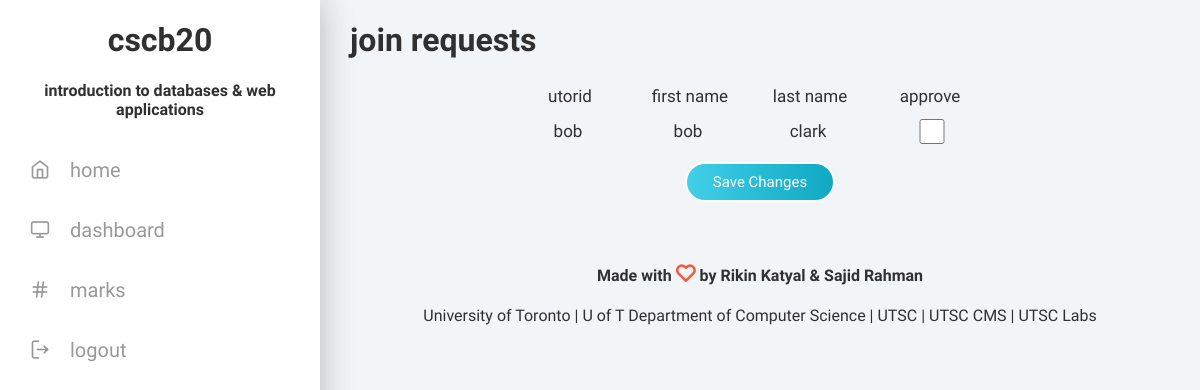
Page /dashboard/instructor/requests/index.php (signed in) on the committed database.
### tables this page shows
create table Students
(verified boolean not null,
utorid varchar(25) not null primary key,
pass char(64) not null,
firstName varchar(255) not null,
lastName varchar(255) not null,
studentNumber varchar(25) not null,
instructorId varchar(255) not null,
practical float,
quiz1 float,
quiz2 float,
quiz3 float,
a1 float,
a2 float,
a3 float,
final float,
midterm float,
authToken varchar(255)
);

### src/dashboard/instructor/requests/index.php (the view, shortened to what this page needs)
<?php
  include("../../../auth/config.php");
?>
<html lang="en">
<head>
    <link rel="stylesheet" type="text/css" href="../../../../css/feather.css">
    <link rel="stylesheet" type="text/css" href="../../../../css/index.css">
</head>
<body>
  <div id="container">
      <div id="sidebar">
          <h1>cscb20</h1>
          <h4>introduction to databases & web applications</h4>
          <nav>
            <a href="../../../../">
              <div class="nav-item">
                <h2><i class="feather icon-home"></i>home</h2>
              </div>
            </a>
            <a href="../../">
              <div class="nav-item">
                <h2><i class="feather icon-monitor"></i>dashboard</h2>
              </div>
            </a>
            <a href="../marks/">
              <div class="nav-item">
                <h2><i class="feather icon-hash"></i>marks</h2>
              </div>
            </a>
            <a href="../../../../auth/logout/">
              <div class="nav-item">
                <h2><i class="feather icon-log-out"></i>logout</h2>
              </div>
            </a>
          </nav>
        </div>
    <div id="content">
      <h1>join requests</h1>
      <form action="" method="post">
        <div class="mark">
          <h3>UTORid</h3>
          <h3>First Name</h3>
          <h3>Last Name</h3>
          <h3>Approve</h3>
        </div>
        <?php
          $sql = "select * from Students where verified = 0 and instructorId = '".$_SESSION['utorid']."'";
          $result = mysqli_query($db, $sql);
          while ($row = mysqli_fetch_array($result, MYSQLI_ASSOC)) {
            echo "
            <div class='mark'>
              <h3>".$row['utorid']."</h3>
              <h3>".$row['firstName']."</h3>
              <h3>".$row['lastName']."</h3>
              <input type='checkbox' name='approval[]' value='".$row['utorid']."'>
            </div>
            ";
          }
        ?>
        <button>Save Changes</button>
      </form>
      <footer>
        <p><b>Made with <i class="feather icon-heart"></i> by Rikin Katyal & Sajid Rahman</b></p>
        <p><a href="https://www.utoronto.ca/" target="_">University of Toronto</a> | <a href="http://web.cs.toronto.edu/" target="_">U of T Department of Computer Science</a> | <a href="http://www.utsc.utoronto.ca/home/" target="_">UTSC</a> | <a href="https://www.utsc.utoronto.ca/cms/computer-science-mathematics-statistics" target="_">UTSC CMS</a> | <a href="http://www.utsc.utoronto.ca/labs/"> UTSC Labs</a></p>
      </footer>
    </div>
  </div>
</body>
</html>

### src/css/feather.css (style rules this page uses)
.feather { font-family:"feather" !important; font-size:16px; font-style:normal; -webkit-font-smoothing: antialiased; -moz-osx-font-smoothing: grayscale; }
.icon-heart:before { content: "\e879"; }
.icon-home:before { content: "\e87a"; }
.icon-log-out:before { content: "\e888"; }
.icon-monitor:before { content: "\e899"; }
.icon-hash:before { content: "\e8fd"; }

### src/css/index.css (style rules this page uses)
html, body { width: 100%; height: 100%; font-weight: 400; font-family: Varela Round; margin: 0; color: #303030; background-color: #F2F5F8; }
#container { width: 100%; display: flex; flex-direction: row; }
#sidebar { height: 100%; width: 320px; background: #FFFFFF; position: fixed; margin: 0; box-shadow: 1px 0px 30px rgba(50, 50, 50, 0.3); overflow-y: auto; }
#content { height: 100%; width: 100%; margin-left: 320px; padding: 0 30px; }
h1 { font-weight: 700; }
h2 { font-size: 20px; font-weight: 700; margin: 0; text-transform: lowercase; }
h3 { font-size: 17px; font-weight: 400; margin: 0; text-transform: lowercase; }
h4 { text-align: center; }
p { line-height: 24px; }
a { color: #303030; text-decoration: none; display: inline-block }
button { width: 150px; height: 40px; margin: 10px 0; background: #43cfe8; background: -moz-linear-gradient(left, #43cfe8 0%, #2bbfd9 41%, #11a8c2 100%); background: -webkit-gradient(left top, right top, color-stop(0%, #43cfe8), color-stop(41%, #2bbfd9), color-stop(100%, #11a8c2)); background: -webkit-linear-gradient(left, #43cfe8 0%, #2bbfd9 41%, #11a8c2 100%); background: -o-linear-gradient(left, #43cfe8 0%, #2bbfd9 41%, #11a8c2 100%); background: -ms-linear-gradient(left, #43cfe8 0%, #2bbfd9 41%, #11a8c2 100%); background: linear-gradient(to right, #43cfe8 0%, #2bbfd9 41%, #11a8c2 100%); border: 2px solid #FFFFFF; color: #FFFFFF; border-radius: 40px; outline: none; cursor: pointer; font-size: 15px; font-weight: 400; font-family: Varela Round; -webkit-transition: box-shadow 0.3s ease; -moz-transition: box-shadow 0.3s ease; -ms-transition: box-shadow 0.3s ease; -o-transition: box-shadow 0.3s ease; transition: box-shadow 0.3s ease; }
form { display: flex; flex-direction: column; justify-content: center; align-items: center; }
.feather { font-size: 20px; margin-right: 20px; }
#sidebar h1 { text-align: center; }
nav a { text-decoration: none !important; display: block; }
nav h2 { font-weight: 400; }
.nav-item { width: 100%; height: 60px; display: flex; flex-direction: row; align-content: center; justify-content: flex-start; cursor: pointer; color: #999999; }
.nav-item h2 { line-height: 60px; padding-left: 30px; }
footer { text-align: center; margin-top: 50px; }
footer i { margin: 0 !important; color: #f95640; }
.mark { display: flex; flex-direction: row; align-items: center; justify-content: center; text-align: center; margin: 5px 0; }
.mark h3 { width: 100px; margin-right: 20px; }
.mark input { width: 100px; height: 25px; margin-right: 20px; }

### rows in the picture
students: utorid "bob", firstName "bob", lastName "clark"
